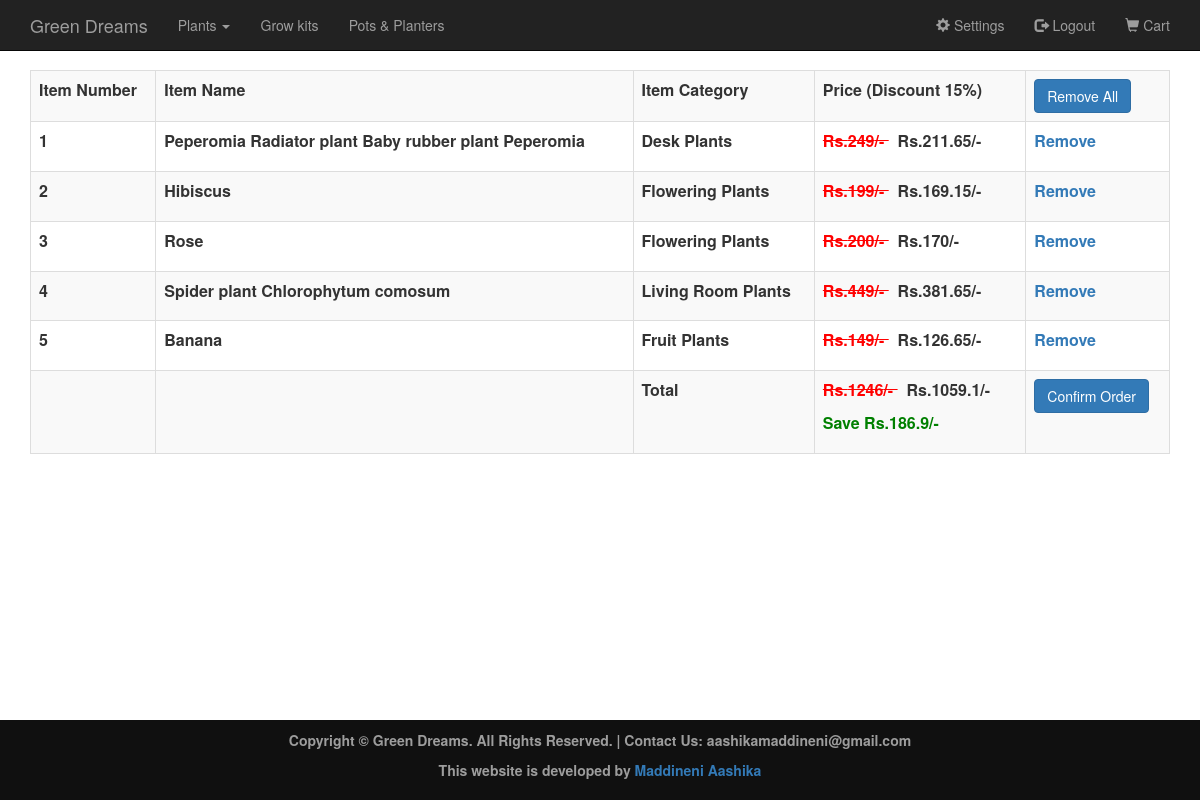
/cart.php (signed in), run on an earlier commit of the app's database.
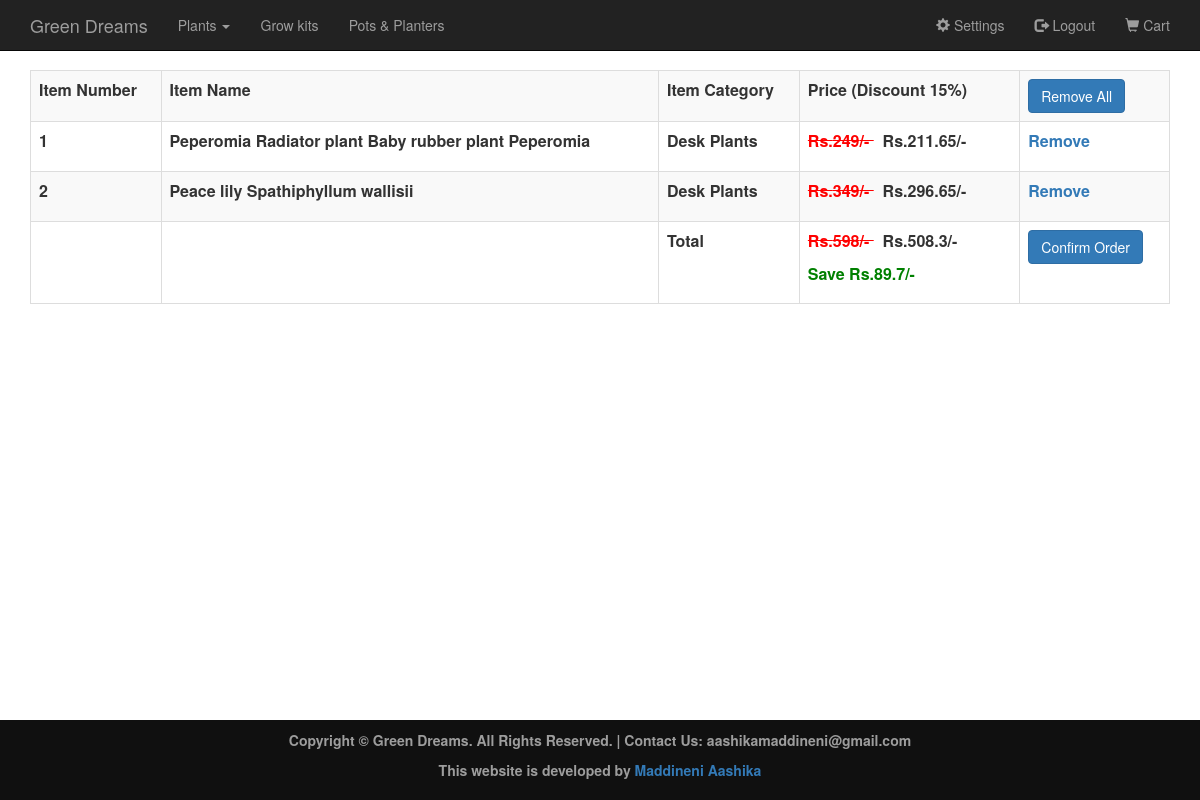
And on a later commit of the database.
### tables this page shows
CREATE TABLE `items` (
  `id` int(11) NOT NULL,
  `name` varchar(255) NOT NULL,
  `price` int(11) NOT NULL,
  `image` varchar(256) NOT NULL,
  `Category` varchar(100) NOT NULL
);

### cart.php (the view, shortened to what this page needs)
<?php
    require 'connection.php';
    $user_id=$_SESSION['id'];
    $user_products_query="select it.id,it.name,it.Category,it.price from users_items ut inner join items it on it.id=ut.item_id where ut.user_id='$user_id'";
    $user_products_result=mysqli_query($con,$user_products_query) or die(mysqli_error($con));
    $no_of_user_products= mysqli_num_rows($user_products_result);
    $sum=0; $actualsum=0;
    if($no_of_user_products!=0){
        while($row=mysqli_fetch_array($user_products_result)){
            $sum=$sum+$row['price']-((15*$row['price'])/100);
            $actualsum=$actualsum+$row['price'];
       }
    }
?>
        <div>
            <?php
               require 'header.php';
            ?>
            <br>
            <div class="container" style="margin-top:50px;">
                <table class="table table-bordered table-striped">
                    <tbody>
                        <tr>
                            <th>Item Number</th><th>Item Name</th><th>Item Category</th><th>Price (Discount 15%) &nbsp &nbsp </th>
                            <th><a href="cart_remove_all.php?id=<?php echo $user_id?>" class="btn btn-primary" id="removeall">Remove All</a></th>
                        </tr>
                       <?php
                        $user_products_result=mysqli_query($con,$user_products_query) or die(mysqli_error($con));
                        $counter=1;
                       while($row=mysqli_fetch_array($user_products_result)){
                         ?>
                        <tr>
                            <th><?php echo $counter ?></th>
                            <th><?php echo $row['name']?></th>
                            <th><?php echo $row['Category']?></th>
                            <th><p><del style="color:red;">Rs.<?php echo $row['price'];?>/- </del> &nbsp; Rs.<?php echo $row['price']-((15*$row['price'])/100);?>/-</th>
                            <th><a href='cart_remove.php?id=<?php echo $row['id'] ?>'>Remove</a></th>
                        </tr>
                       <?php $counter=$counter+1;}?>
                        <tr>
                            <th></th>
                            <th></th>
                            <th>Total</th>
                            <th>
                            <?php if($actualsum==0){ ?>
                            <p>Rs.<?php echo $actualsum;?>/-</p>
                            <?php
                            }else{ ?>
                            <p><del style="color:red;">Rs.<?php echo $actualsum;?>/- </del> &nbsp; Rs.<?php echo $sum;?>/-</p>
                            <p style="color:green;">Save Rs.<?php echo $actualsum-$sum;?>/- </p>
                            <?php
                            }
                            ?>
                            </th>
                            <th><a href="success.php?id=<?php echo $user_id?>" class="btn btn-primary" id="submit">Confirm Order</a> <span id=error> </span></th>
                            </tr>
                    </tbody>
                </table>
            </div>
            <br><br><br><br><br><br><br><br><br><br>
            <?php
            require 'footer.php';
           ?>
        </div>
    </body>
</html>

What changed in the data, as far as the page shows it:
no longer on this page (row edited): items: name "Hibiscus", Category "Flowering Plants", price "199", $row['price']-((15*$row['price'])/100) "169.15"
no longer on this page (row edited): items: name "Rose", Category "Flowering Plants", price "200", $row['price']-((15*$row['price'])/100) "170"
no longer on this page (row edited): items: name "Spider plant Chlorophytum comosum", Category "Living Room Plants", price "449", $row['price']-((15*$row['price'])/100) "381.65"
no longer on this page (row edited): items: name "Banana", Category "Fruit Plants", price "149", $row['price']-((15*$row['price'])/100) "126.65"
now on this page (row edited): items: name "Peace lily Spathiphyllum wallisii", Category "Desk Plants", price "349", $row['price']-((15*$row['price'])/100) "296.65"
Also different on the page:
$actualsum: "1246" → "598"
$sum: "1059.1" → "508.3"
$actualsum-$sum: "186.9" → "89.7"
